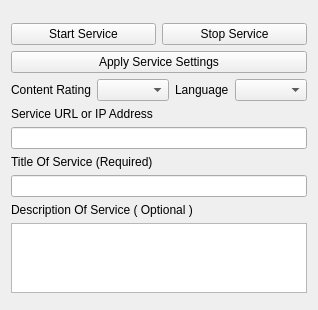
<?xml version="1.0" encoding="UTF-8"?>
<ui version="4.0">
 <class>PluginSettingsUi</class>
 <widget class="QWidget" name="PluginSettingsUi">
  <property name="geometry">
   <rect>
    <x>0</x>
    <y>0</y>
    <width>301</width>
    <height>297</height>
   </rect>
  </property>
  <property name="sizePolicy">
   <sizepolicy hsizetype="Expanding" vsizetype="Preferred">
    <horstretch>0</horstretch>
    <verstretch>0</verstretch>
   </sizepolicy>
  </property>
  <property name="windowTitle">
   <string>Service</string>
  </property>
  <property name="styleSheet">
   <string notr="true"/>
  </property>
  <layout class="QVBoxLayout" name="verticalLayout">
   <item>
    <widget class="InformationWidget" name="m_InfoWidget" native="true"/>
   </item>
   <item>
    <widget class="PermissionWidget" name="m_PermissionWidget" native="true"/>
   </item>
   <item>
    <layout class="QHBoxLayout" name="horizontalLayout">
     <item>
      <widget class="QPushButton" name="m_StartButton">
       <property name="text">
        <string>Start Service</string>
       </property>
      </widget>
     </item>
     <item>
      <widget class="QPushButton" name="m_StopButton">
       <property name="sizePolicy">
        <sizepolicy hsizetype="Minimum" vsizetype="Preferred">
         <horstretch>0</horstretch>
         <verstretch>0</verstretch>
        </sizepolicy>
       </property>
       <property name="minimumSize">
        <size>
         <width>0</width>
         <height>0</height>
        </size>
       </property>
       <property name="text">
        <string>Stop Service</string>
       </property>
      </widget>
     </item>
    </layout>
   </item>
   <item>
    <widget class="QPushButton" name="m_ApplyButton">
     <property name="text">
      <string>Apply Service Settings</string>
     </property>
    </widget>
   </item>
   <item>
    <layout class="QHBoxLayout" name="horizontalLayout_2">
     <item>
      <widget class="QLabel" name="label_5">
       <property name="text">
        <string>Content Rating</string>
       </property>
      </widget>
     </item>
     <item>
      <widget class="QComboBox" name="m_ContentRatingComboBox">
       <property name="sizePolicy">
        <sizepolicy hsizetype="Expanding" vsizetype="Preferred">
         <horstretch>0</horstretch>
         <verstretch>0</verstretch>
        </sizepolicy>
       </property>
       <property name="maxCount">
        <number>100</number>
       </property>
      </widget>
     </item>
     <item>
      <widget class="QLabel" name="label_4">
       <property name="text">
        <string>Language</string>
       </property>
      </widget>
     </item>
     <item>
      <widget class="QComboBox" name="m_LanguageComboBox">
       <property name="sizePolicy">
        <sizepolicy hsizetype="Expanding" vsizetype="Preferred">
         <horstretch>0</horstretch>
         <verstretch>0</verstretch>
        </sizepolicy>
       </property>
      </widget>
     </item>
    </layout>
   </item>
   <item>
    <widget class="QLabel" name="m_UrlDescriptionLabel">
     <property name="text">
      <string>Service URL or IP Address</string>
     </property>
    </widget>
   </item>
   <item>
    <widget class="QLineEdit" name="m_UrlEdit">
     <property name="maxLength">
      <number>63</number>
     </property>
    </widget>
   </item>
   <item>
    <widget class="QLabel" name="m_UserDisplayedNameLabel">
     <property name="text">
      <string>Title Of Service (Required)</string>
     </property>
    </widget>
   </item>
   <item>
    <widget class="QLineEdit" name="m_NameEdit">
     <property name="maxLength">
      <number>127</number>
     </property>
    </widget>
   </item>
   <item>
    <widget class="QLabel" name="m_DescriptionLabel">
     <property name="text">
      <string>Description Of Service ( Optional )</string>
     </property>
    </widget>
   </item>
   <item>
    <widget class="QPlainTextEdit" name="m_DescriptionEdit">
     <property name="sizePolicy">
      <sizepolicy hsizetype="Expanding" vsizetype="Preferred">
       <horstretch>0</horstretch>
       <verstretch>0</verstretch>
      </sizepolicy>
     </property>
    </widget>
   </item>
   <item>
    <widget class="ThumbnailChooseWidget" name="m_ThumbnailChooseWidget" native="true"/>
   </item>
  </layout>
 </widget>
 <customwidgets>
  <customwidget>
   <class>PermissionWidget</class>
   <extends>QWidget</extends>
   <header>PermissionWidget.h</header>
   <container>1</container>
  </customwidget>
  <customwidget>
   <class>InformationWidget</class>
   <extends>QWidget</extends>
   <header>InformationWidget.h</header>
   <container>1</container>
  </customwidget>
  <customwidget>
   <class>ThumbnailChooseWidget</class>
   <extends>QWidget</extends>
   <header>ThumbnailChooseWidget.h</header>
   <container>1</container>
  </customwidget>
 </customwidgets>
 <resources>
  <include location="../gotvcommon.qrc"/>
 </resources>
 <connections/>
</ui>
